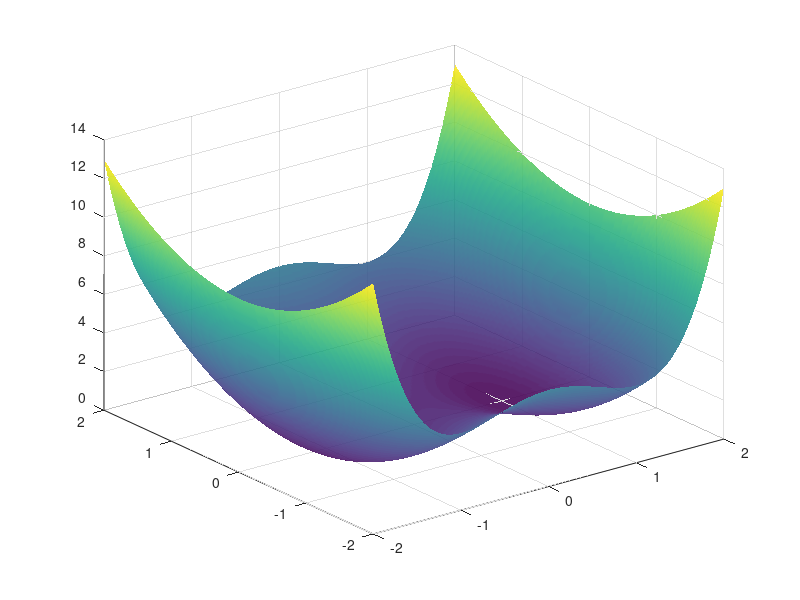

Recreate this plot in MATLAB. (Note: this script raises an error after producing the figure.)
%% 2D bistable ecosystem potential: surface and gradient-descent trajectories
%
%   Phenomenological double-well potential (cusp catastrophe normal form):
%
%       V(x, y) = (x² - 1)² + y²
%
%   This is the normal form of the fold/cusp catastrophe widely used in
%   ecology to model regime shifts and bistability (Zeeman 1976, May 1977,
%   Scheffer et al. 2001).  In the parametric form
%
%       V(x, y; b) = x⁴/4 - b·x²/2 + y²
%
%   the bifurcation parameter b controls the number of stable states:
%     b > 0  (here b = 2)  →  two stable states at x* = ±√b  (bistable)
%     b = 0                →  fold bifurcation (single degenerate state)
%     b < 0                →  one stable state at x* = 0 (monostable)
%
%   x = normalised ecosystem state (e.g. vegetation cover, fish biomass)
%   y = environmental fluctuation (e.g. soil moisture, turbidity)
%
%   Equilibria:
%     Stable (local minima):  (±1, 0),  V = 0
%     Unstable (saddle):       (0,  0),  V = 1
%
%   ODE system (gradient descent on V):
%       dx/dt = -∂V/∂x = 4x(1 - x²)
%       dy/dt = -∂V/∂y = -2y
%
%   Figure:
%     3D surface  V(x, y)  with colour-coded gradient-descent trajectories:
%     green  = trajectories converging to the right stable state  (x* = +1)
%     brown  = trajectories converging to the left  stable state  (x* = -1)
%
%   References:
%     Zeeman (1976) Catastrophe theory. Sci. Am. 234, 65-83.
%     May (1977) Thresholds and breakpoints. Nature 269, 471-477.
%     Scheffer et al. (2001) Catastrophic shifts. Nature 413, 591-596.
%
%   Saves: plots/double_well_potential.pdf

%% ── Parameters ──────────────────────────────────────────────────────────

b = 2;          % bifurcation parameter  (bistable for b > 0)

x_vec = linspace(-2, 2, 300);   % state-variable grid
y_vec = linspace(-2, 2, 300);   % environmental-variable grid

tspan = [0, 5];                  % integration window

%% ── Potential and partial derivatives (anonymous functions) ──────────────

% Potential  V(x, y; b) = x⁴/4 - b·x²/2 + y²  =  (x² - b/2·(x²) + y²)
% Written in terms of b for easy parameter sweeps:
V    = @(x, y)   (x.^2 - 1).^2  +  y.^2;          % b = 2 hardwired

% ∂V/∂x = 4x(x² - 1)
dVdx = @(x, y)   4.*x.*(x.^2 - 1);

% ∂V/∂y = 2y
dVdy = @(x, y)   2.*y;

% 2D ODE right-hand side:  [dx/dt; dy/dt] = -∇V
odefun = @(t, u) [ -dVdx(u(1), u(2)); ...
                   -dVdy(u(1), u(2)) ];

%% ── ODE solver options ───────────────────────────────────────────────────

odeOpts = odeset('RelTol', 1e-8, 'AbsTol', 1e-10);

%% ── Equilibria ───────────────────────────────────────────────────────────
% Analytical: ∇V = 0 → 4x(x²-1) = 0 AND 2y = 0
%   Stable   (local minima, ∂²V/∂x² > 0): (±1, 0), V = 0
%   Unstable (saddle,       ∂²V/∂x² < 0): ( 0, 0), V = 1

eq_stable   = [ 1, 0;  -1, 0 ];    % [x, y] rows
eq_unstable = [ 0, 0           ];

fprintf('\n── Equilibria ──────────────────────────────────────────────\n');
for k = 1 : size(eq_stable, 1)
    fprintf('  Stable   (x*, y*) = (%+.1f, %+.1f)   V = %.4f\n', ...
            eq_stable(k,1), eq_stable(k,2), V(eq_stable(k,1), eq_stable(k,2)));
end
for k = 1 : size(eq_unstable, 1)
    fprintf('  Unstable (x*, y*) = (%+.1f, %+.1f)   V = %.4f\n', ...
            eq_unstable(k,1), eq_unstable(k,2), V(eq_unstable(k,1), eq_unstable(k,2)));
end
fprintf('────────────────────────────────────────────────────────────\n\n');

%% ── Trajectories ─────────────────────────────────────────────────────────

% 6 × 4 grid of ICs — linspace with even counts avoids x0 = 0 exactly
x0_vals = linspace(-1.8, 1.8, 6);   % 6 values: -1.8 -1.08 -0.36 +0.36 +1.08 +1.8
y0_vals = linspace(-1.5, 1.5, 4);   % 4 values: -1.5 -0.5 +0.5 +1.5

% Basin colours (matching MSS_figs.mlx palette)
col_right = [0.5059, 0.6078, 0.4039];   % green  — right basin (x0 > 0)
col_left  = [0.7137, 0.6353, 0.4118];   % brown  — left  basin (x0 < 0)

traj_all = {};

for ix = 1 : numel(x0_vals)
    for iy = 1 : numel(y0_vals)
        u0 = [x0_vals(ix); y0_vals(iy)];
        [~, uu] = ode45(odefun, tspan, u0, odeOpts);

        tr.x   = uu(:, 1);
        tr.y   = uu(:, 2);
        tr.V   = V(uu(:,1), uu(:,2));
        if x0_vals(ix) >= 0
            tr.col = col_right;
        else
            tr.col = col_left;
        end
        traj_all{end+1} = tr;    %#ok<AGROW>
    end
end

%% ── Shared publication style ─────────────────────────────────────────────

FS  = 22;             % base font size (pt)
LW  = 2.0;            % trajectory line width
FN  = 'Helvetica';    % axis font

red_col = [0.85 0.07 0.07];    % stable equilibrium marker
blk_col = [0    0    0   ];    % unstable equilibrium marker
MS  = 10;                      % marker size (pt)

%% ── Figure ───────────────────────────────────────────────────────────────

fig = figure('Units', 'centimeters', 'Position', [3 3 16 13], 'Color', 'w');
ax  = axes('Parent', fig);

% ─ 3D potential surface ───────────────────────────────────────────────────
[X_grid, Y_grid] = meshgrid(x_vec, y_vec);
V_surf = V(X_grid, Y_grid);

surf(X_grid, Y_grid, V_surf, 'EdgeColor', 'none', 'FaceAlpha', 0.88);
shading interp
colormap(ax, flipud(parula));
hold on;

% ─ Gradient-descent trajectories ─────────────────────────────────────────
lift = 0.06;   % vertical offset so curves sit visibly above the surface

for k = 1 : numel(traj_all)
    tr = traj_all{k};
    plot3(tr.x, tr.y, tr.V + lift, '-', ...
          'Color', tr.col, 'LineWidth', LW);
    % Mark initial condition
    plot3(tr.x(1), tr.y(1), tr.V(1) + lift, 'o', ...
          'Color', tr.col, 'MarkerFaceColor', tr.col, ...
          'MarkerSize', 5, 'LineWidth', 1.0);
end

% ─ Equilibria on the surface ─────────────────────────────────────────────
% Stable — solid red filled circles at V = 0
plot3(eq_stable(:,1), eq_stable(:,2), V(eq_stable(:,1), eq_stable(:,2)) + lift, 'o', ...
      'Color', red_col, 'MarkerFaceColor', red_col, ...
      'MarkerSize', MS, 'LineWidth', 1.5);

% Unstable — solid black filled circles at V = 1
plot3(eq_unstable(:,1), eq_unstable(:,2), V(eq_unstable(:,1), eq_unstable(:,2)) + lift, 'o', ...
      'Color', blk_col, 'MarkerFaceColor', blk_col, ...
      'MarkerSize', MS, 'LineWidth', 1.5);

% ─ Axes labels and formatting ─────────────────────────────────────────────
xlabel('Ecosystem state, $x$', ...
       'Interpreter', 'latex', 'FontSize', FS, 'FontName', FN);
ylabel('Environmental variable, $y$', ...
       'Interpreter', 'latex', 'FontSize', FS, 'FontName', FN);
zlabel('Potential, $V$', ...
       'Interpreter', 'latex', 'FontSize', FS, 'FontName', FN);

view([-40, 25]);
xlim([-2,  2]);
ylim([-2,  2]);

ax.Box       = 'on';
ax.FontSize  = FS;
ax.FontName  = FN;
ax.LineWidth = 0.8;
ax.GridAlpha = 0.2;

%% ── Save figure ──────────────────────────────────────────────────────────

if ~exist('plots', 'dir')
    mkdir('plots');
end

exportgraphics(fig, 'plots/double_well_potential.pdf', 'ContentType', 'vector');
